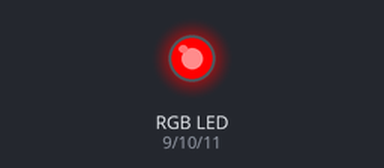
Simulated run of this sketch. Board: Arduino Uno, built with avr-gcc and run on an emulated ATmega328P. On the bench: an RGB LED mixed from three pins (HIGH = lit).

Above: at 1.0 s.
At 3.0 s:
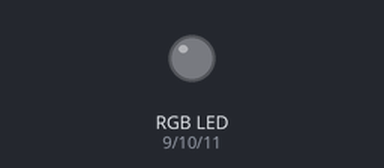
At 5.0 s:
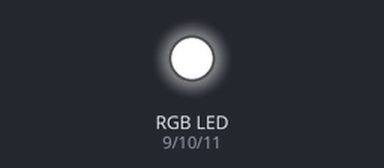
Timing chart, 0 to 7.8 s (numbered marks = the images above):
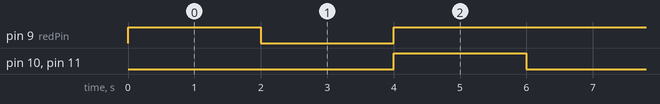

Measured:
- by itself, pin 9 (redPin): repeats every 6.0 s: LOW 2.0 s, HIGH 4.0 s
- by itself, pin 10 (greenPin), pin 11 (bluePin): alternates HIGH for 2.0 s and LOW for 4.0 s
- by itself, everything shown: repeats every 6.0 s, in 3 steps

The sketch:

04_RGB_Cyan_White_Off.ino
```cpp
const int redPin = 9;
const int greenPin = 10;
const int bluePin = 11;

void setup() {
  pinMode(redPin, OUTPUT);
  pinMode(greenPin, OUTPUT);
  pinMode(bluePin, OUTPUT);
}

void loop() {
  // CYAN = GREEN + BLUE
  analogWrite(redPin, 255);
  analogWrite(greenPin, 0);
  analogWrite(bluePin, 0);
  delay(2000);

  // WHITE = RED + GREEN + BLUE
  analogWrite(redPin, 0);
  analogWrite(greenPin, 0);
  analogWrite(bluePin, 0);
  delay(2000);

  // OFF
  analogWrite(redPin, 255);
  analogWrite(greenPin, 255);
  analogWrite(bluePin, 255);
  delay(2000);
}
```
